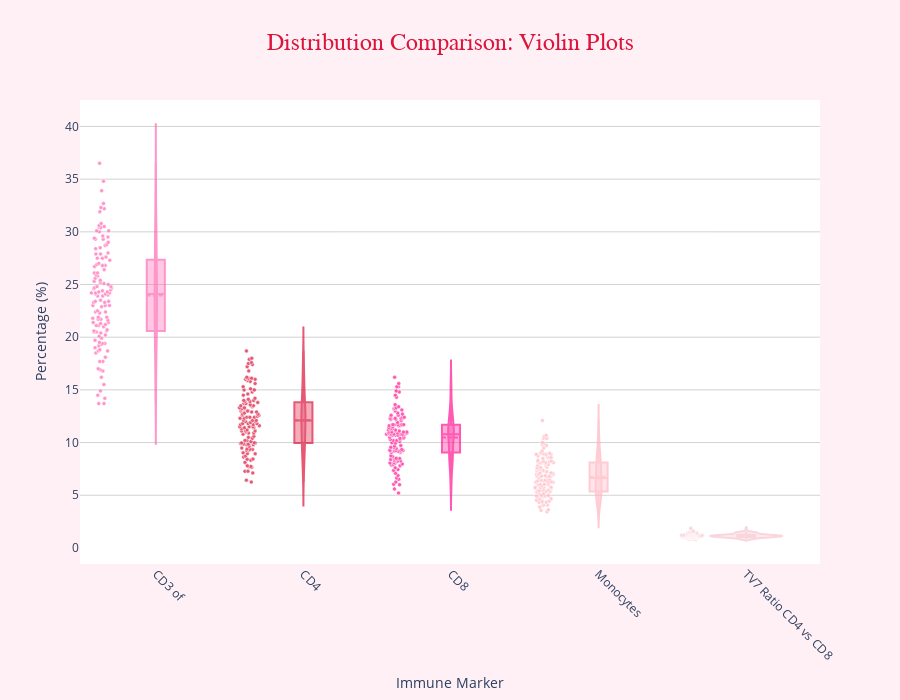

The code cell stored with this chart in its notebook:
### Code cell
import pandas as pd
import plotly.express as px


filename = r"C:\Users\latte\OneDrive\Desktop\Radiation Cognition Spaceflight\Data\Raw\LSDS-122_Flow_Cytometry_Krukowski2021_Blood_Flow_TRANSFORMED.csv"

df = pd.read_csv(filename)


for col in df.columns:
    if col != 'Sample Name':
        df[col] = pd.to_numeric(df[col], errors='coerce')

violin_data = []
markers_for_violin = ['TV7_Per_CD3_of_45', 'TV7_Per_CD4_45', 'TV7_Per_CD8_45', 
                      'TV7_Per_Monocytes_45', 'TV7_Ratio_CD4_vs_CD8']

for col in markers_for_violin:
    for val in df[col].dropna():
        violin_data.append({
            'Marker': col.replace('TV7_Per_', '').replace('_45', '').replace('_of_', ' of ').replace('_', ' '),
            'Percentage': val
        })

violin_df = pd.DataFrame(violin_data)

fig = px.violin(
    violin_df,
    y='Percentage',
    x='Marker',
    box=True,
    points='all',
    color='Marker',
    color_discrete_sequence=['#FF69B4', '#DC143C', '#FF1493', '#FFB6C1', '#f7c6d0'],
    title='Distribution Comparison: Violin Plots with Individual Data Points'
)

fig.update_traces(
    meanline_visible=True,
    opacity=0.7,
    marker=dict(size=4, line=dict(width=0.5, color='white'))
)

fig.update_layout(
    title={'text': 'Distribution Comparison: Violin Plots',
           'font': {'size': 24, 'color': '#DC143C', 'family': 'Arial Black'},
           'x': 0.5, 'xanchor': 'center'},
    xaxis_title='Immune Marker',
    yaxis_title='Percentage (%)',
    height=700,
    paper_bgcolor='#FFF0F5',
    plot_bgcolor='white',
    showlegend=False,
    hovermode='closest'
)

fig.update_xaxes(tickangle=45, showgrid=False)
fig.update_yaxes(showgrid=True, gridcolor='lightgray')

fig.show()

### Figure 1 — Plotly figure (JSON) as saved in the notebook; plotly's stock layout.template omitted (floating-point values rounded to 4 significant figures)
{"data": [{"alignmentgroup": "True", "box": {"visible": true}, "hovertemplate": "Marker=%{x}<br>Percentage=%{y}<extra></extra>", "legendgroup": "CD3 of", "marker": {"color": "#FF69B4", "line": {"color": "white", "width": 0.5}, "size": 4}, "meanline": {"visible": true}, "name": "CD3 of", "offsetgroup": "CD3 of", "opacity": 0.7, "orientation": "v", "points": "all", "scalegroup": "True", "showlegend": true, "type": "violin", "x": ["CD3 of", "CD3 of", "CD3 of", "CD3 of", "CD3 of", "CD3 of", "CD3 of", "CD3 of", "CD3 of", "CD3 of", "CD3 of", "CD3 of", "CD3 of", "CD3 of", "CD3 of", "CD3 of", "CD3 of", "CD3 of", "CD3 of", "CD3 of", "CD3 of", "CD3 of", "CD3 of", "CD3 of", "CD3 of", "CD3 of", "CD3 of", "CD3 of", "CD3 of", "CD3 of", "CD3 of", "CD3 of", "CD3 of", "CD3 of", "CD3 of", "CD3 of", "CD3 of", "CD3 of", "CD3 of", "CD3 of", "CD3 of", "CD3 of", "CD3 of", "CD3 of", "CD3 of", "CD3 of", "CD3 of", "CD3 of", "CD3 of", "CD3 of", "CD3 of", "CD3 of", "CD3 of", "CD3 of", "CD3 of", "CD3 of", "CD3 of", "CD3 of", "CD3 of", "CD3 of", "CD3 of", "CD3 of", "CD3 of", "CD3 of", "CD3 of", "CD3 of", "CD3 of", "CD3 of", "CD3 of", "CD3 of", "CD3 of", "CD3 of", "CD3 of", "CD3 of", "CD3 of", "CD3 of", "CD3 of", "CD3 of", "CD3 of", "CD3 of", "CD3 of", "CD3 of", "CD3 of", "CD3 of", "CD3 of", "CD3 of", "CD3 of", "CD3 of", "CD3 of", "CD3 of", "CD3 of", "CD3 of", "CD3 of", "CD3 of", "CD3 of", "CD3 of", "CD3 of", "CD3 of", "CD3 of", "CD3 of", "CD3 of", "CD3 of", "CD3 of", "CD3 of", "CD3 of", "CD3 of", "CD3 of", "CD3 of", "CD3 of", "CD3 of", "CD3 of", "CD3 of", "CD3 of", "CD3 of", "CD3 of", "CD3 of", "CD3 of", "CD3 of", "CD3 of", "CD3 of", "CD3 of", "CD3 of", "CD3 of", "CD3 of", "CD3 of"], "x0": " ", "xaxis": "x", "y": [25.8, 21.4, 32.7, 29.3, 20.6, 30.1, 24.2, 30.4, 20.5, 20.7, 23.0, 27.5, 33.9, 24.3, 20.4, 28.7, 25.9, 26.8, 14.2, 36.5, 27.6, 22.9, 24.5, 17.0, 23.5, 22.4, 34.8, 26.7, 30.8, 23.4, 26.4, 13.7, 27.5, 18.5, 24.3, 26.1, 20.1, 21.7, 27.9, 30.4, 24.8, 21.1, 31.9, 28.4, 19.0, 23.0, 28.0, 29.6, 24.6, 21.7, 29.4, 19.7, 29.0, 25.1, 29.5, 22.4, 25.4, 23.3, 26.8, 19.5, 21.4, 21.9, 19.3, 20.2, 30.5, 24.2, 16.2, 24.1, 18.7, 15.5, 25.2, 23.9, 25.0, 22.5, 19.9, 23.4, 23.3, 26.1, 14.9, 16.8, 21.0, 19.4, 21.3, 24.0, 18.7, 21.1, 25.3, 26.9, 26.8, 24.4, 21.9, 23.0, 32.2, 32.3, 28.5, 17.7, 27.3, 17.7, 24.2, 30.1, 18.1, 24.1, 23.9, 24.7, 25.6, 21.8, 24.8, 22.3, 20.5, 28.8, 27.9, 30.6, 24.7, 27.0, 30.0, 19.4, 21.2, 14.5, 20.6, 13.7, 16.9, 29.3, 19.2, 21.6, 18.8], "y0": " ", "yaxis": "y"}, {"alignmentgroup": "True", "box": {"visible": true}, "hovertemplate": "Marker=%{x}<br>Percentage=%{y}<extra></extra>", "legendgroup": "CD4", "marker": {"color": "#DC143C", "line": {"color": "white", "width": 0.5}, "size": 4}, "meanline": {"visible": true}, "name": "CD4", "offsetgroup": "CD4", "opacity": 0.7, "orientation": "v", "points": "all", "scalegroup": "True", "showlegend": true, "type": "violin", "x": ["CD4", "CD4", "CD4", "CD4", "CD4", "CD4", "CD4", "CD4", "CD4", "CD4", "CD4", "CD4", "CD4", "CD4", "CD4", "CD4", "CD4", "CD4", "CD4", "CD4", "CD4", "CD4", "CD4", "CD4", "CD4", "CD4", "CD4", "CD4", "CD4", "CD4", "CD4", "CD4", "CD4", "CD4", "CD4", "CD4", "CD4", "CD4", "CD4", "CD4", "CD4", "CD4", "CD4", "CD4", "CD4", "CD4", "CD4", "CD4", "CD4", "CD4", "CD4", "CD4", "CD4", "CD4", "CD4", "CD4", "CD4", "CD4", "CD4", "CD4", "CD4", "CD4", "CD4", "CD4", "CD4", "CD4", "CD4", "CD4", "CD4", "CD4", "CD4", "CD4", "CD4", "CD4", "CD4", "CD4", "CD4", "CD4", "CD4", "CD4", "CD4", "CD4", "CD4", "CD4", "CD4", "CD4", "CD4", "CD4", "CD4", "CD4", "CD4", "CD4", "CD4", "CD4", "CD4", "CD4", "CD4", "CD4", "CD4", "CD4", "CD4", "CD4", "CD4", "CD4", "CD4", "CD4", "CD4", "CD4", "CD4", "CD4", "CD4", "CD4", "CD4", "CD4", "CD4", "CD4", "CD4", "CD4", "CD4", "CD4", "CD4", "CD4", "CD4", "CD4", "CD4"], "x0": " ", "xaxis": "x", "y": [12.1, 10.8, 15.0, 13.7, 9.25, 15.8, 11.6, 16.8, 8.33, 8.73, 11.0, 12.8, 17.5, 12.1, 8.42, 13.5, 12.9, 13.6, 6.43, 18.7, 13.5, 10.4, 12.5, 7.79, 11.3, 10.1, 17.9, 15.3, 16.1, 11.5, 12.6, 6.25, 13.3, 7.71, 11.8, 13.8, 9.92, 9.98, 14.0, 14.5, 13.0, 11.1, 18.0, 16.0, 9.29, 9.8, 15.1, 14.1, 12.6, 10.6, 15.6, 9.37, 15.9, 13.9, 17.2, 11.8, 13.0, 13.3, 14.2, 9.96, 10.9, 11.7, 9.64, 10.2, 17.6, 13.7, 8.62, 12.7, 9.96, 7.28, 13.2, 12.0, 14.0, 11.5, 9.8, 11.7, 10.9, 12.9, 7.27, 7.65, 11.1, 9.35, 10.2, 11.4, 8.96, 12.0, 13.4, 13.9, 15.0, 13.5, 12.4, 13.0, 16.2, 16.0, 15.0, 8.12, 13.2, 8.93, 11.9, 17.4, 9.38, 12.1, 11.4, 12.7, 12.4, 9.48, 12.3, 11.5, 9.03, 14.8, 14.6, 16.1, 12.4, 13.1, 16.1, 9.86, 10.5, 7.74, 11.8, 7.12, 8.43, 12.3, 9.84, 11.2, 11.1], "y0": " ", "yaxis": "y"}, {"alignmentgroup": "True", "box": {"visible": true}, "hovertemplate": "Marker=%{x}<br>Percentage=%{y}<extra></extra>", "legendgroup": "CD8", "marker": {"color": "#FF1493", "line": {"color": "white", "width": 0.5}, "size": 4}, "meanline": {"visible": true}, "name": "CD8", "offsetgroup": "CD8", "opacity": 0.7, "orientation": "v", "points": "all", "scalegroup": "True", "showlegend": true, "type": "violin", "x": ["CD8", "CD8", "CD8", "CD8", "CD8", "CD8", "CD8", "CD8", "CD8", "CD8", "CD8", "CD8", "CD8", "CD8", "CD8", "CD8", "CD8", "CD8", "CD8", "CD8", "CD8", "CD8", "CD8", "CD8", "CD8", "CD8", "CD8", "CD8", "CD8", "CD8", "CD8", "CD8", "CD8", "CD8", "CD8", "CD8", "CD8", "CD8", "CD8", "CD8", "CD8", "CD8", "CD8", "CD8", "CD8", "CD8", "CD8", "CD8", "CD8", "CD8", "CD8", "CD8", "CD8", "CD8", "CD8", "CD8", "CD8", "CD8", "CD8", "CD8", "CD8", "CD8", "CD8", "CD8", "CD8", "CD8", "CD8", "CD8", "CD8", "CD8", "CD8", "CD8", "CD8", "CD8", "CD8", "CD8", "CD8", "CD8", "CD8", "CD8", "CD8", "CD8", "CD8", "CD8", "CD8", "CD8", "CD8", "CD8", "CD8", "CD8", "CD8", "CD8", "CD8", "CD8", "CD8", "CD8", "CD8", "CD8", "CD8", "CD8", "CD8", "CD8", "CD8", "CD8", "CD8", "CD8", "CD8", "CD8", "CD8", "CD8", "CD8", "CD8", "CD8", "CD8", "CD8", "CD8", "CD8", "CD8", "CD8", "CD8", "CD8", "CD8", "CD8", "CD8", "CD8"], "x0": " ", "xaxis": "x", "y": [11.9, 9.21, 15.6, 13.6, 9.66, 12.7, 10.8, 12.3, 10.3, 10.4, 10.8, 13.0, 14.5, 11.0, 10.3, 13.2, 11.7, 11.6, 5.21, 16.2, 12.8, 10.8, 10.8, 8.24, 11.2, 11.1, 15.3, 8.24, 13.3, 10.7, 12.6, 6.52, 13.2, 9.43, 11.7, 11.1, 8.19, 10.4, 12.2, 14.8, 9.06, 7.61, 12.6, 11.6, 8.43, 11.7, 11.2, 14.3, 10.5, 10.1, 12.4, 8.51, 12.2, 9.98, 11.4, 7.97, 11.3, 9.22, 11.7, 8.49, 9.55, 9.17, 8.74, 7.93, 11.7, 9.72, 5.59, 10.8, 7.87, 6.64, 11.3, 10.9, 9.94, 10.2, 9.34, 10.7, 10.7, 11.7, 6.25, 8.06, 9.11, 9.25, 9.05, 10.9, 8.67, 8.08, 11.0, 10.8, 11.0, 10.2, 8.4, 9.25, 14.9, 15.3, 12.3, 7.08, 12.5, 7.79, 10.9, 11.6, 7.36, 10.5, 11.5, 10.7, 12.1, 10.9, 11.0, 9.52, 10.8, 13.1, 12.3, 13.4, 11.3, 12.3, 12.4, 8.42, 9.26, 6.0, 8.01, 6.04, 7.44, 10.7, 8.29, 9.22, 6.87], "y0": " ", "yaxis": "y"}, {"alignmentgroup": "True", "box": {"visible": true}, "hovertemplate": "Marker=%{x}<br>Percentage=%{y}<extra></extra>", "legendgroup": "Monocytes", "marker": {"color": "#FFB6C1", "line": {"color": "white", "width": 0.5}, "size": 4}, "meanline": {"visible": true}, "name": "Monocytes", "offsetgroup": "Monocytes", "opacity": 0.7, "orientation": "v", "points": "all", "scalegroup": "True", "showlegend": true, "type": "violin", "x": ["Monocytes", "Monocytes", "Monocytes", "Monocytes", "Monocytes", "Monocytes", "Monocytes", "Monocytes", "Monocytes", "Monocytes", "Monocytes", "Monocytes", "Monocytes", "Monocytes", "Monocytes", "Monocytes", "Monocytes", "Monocytes", "Monocytes", "Monocytes", "Monocytes", "Monocytes", "Monocytes", "Monocytes", "Monocytes", "Monocytes", "Monocytes", "Monocytes", "Monocytes", "Monocytes", "Monocytes", "Monocytes", "Monocytes", "Monocytes", "Monocytes", "Monocytes", "Monocytes", "Monocytes", "Monocytes", "Monocytes", "Monocytes", "Monocytes", "Monocytes", "Monocytes", "Monocytes", "Monocytes", "Monocytes", "Monocytes", "Monocytes", "Monocytes", "Monocytes", "Monocytes", "Monocytes", "Monocytes", "Monocytes", "Monocytes", "Monocytes", "Monocytes", "Monocytes", "Monocytes", "Monocytes", "Monocytes", "Monocytes", "Monocytes", "Monocytes", "Monocytes", "Monocytes", "Monocytes", "Monocytes", "Monocytes", "Monocytes", "Monocytes", "Monocytes", "Monocytes", "Monocytes", "Monocytes", "Monocytes", "Monocytes", "Monocytes", "Monocytes", "Monocytes", "Monocytes", "Monocytes", "Monocytes", "Monocytes", "Monocytes", "Monocytes", "Monocytes", "Monocytes", "Monocytes", "Monocytes", "Monocytes", "Monocytes", "Monocytes", "Monocytes", "Monocytes", "Monocytes", "Monocytes", "Monocytes", "Monocytes", "Monocytes", "Monocytes", "Monocytes", "Monocytes", "Monocytes", "Monocytes", "Monocytes", "Monocytes", "Monocytes", "Monocytes", "Monocytes", "Monocytes", "Monocytes", "Monocytes", "Monocytes", "Monocytes", "Monocytes", "Monocytes", "Monocytes", "Monocytes", "Monocytes", "Monocytes", "Monocytes", "Monocytes", "Monocytes"], "x0": " ", "xaxis": "x", "y": [10.4, 7.52, 7.32, 7.43, 8.22, 8.9, 7.11, 10.4, 9.91, 10.7, 6.23, 4.97, 6.98, 7.09, 10.0, 8.49, 5.45, 4.93, 8.59, 7.01, 6.04, 8.61, 6.43, 5.44, 4.34, 5.52, 6.76, 10.4, 6.8, 5.73, 4.44, 8.01, 4.42, 9.8, 5.72, 6.63, 7.65, 4.83, 5.98, 7.0, 9.73, 4.98, 7.84, 5.89, 5.39, 8.58, 6.02, 8.04, 6.22, 6.27, 8.9, 6.8, 4.83, 4.53, 5.36, 7.22, 5.3, 6.37, 6.27, 8.83, 6.06, 4.28, 8.25, 5.99, 7.49, 5.73, 6.86, 5.67, 4.13, 3.57, 5.73, 5.36, 4.07, 4.92, 4.81, 4.32, 7.38, 10.6, 8.88, 7.32, 4.94, 4.98, 9.03, 3.88, 4.03, 5.19, 5.77, 8.31, 5.72, 8.2, 7.61, 7.63, 8.98, 6.5, 8.07, 8.1, 7.0, 7.12, 6.37, 4.68, 9.49, 9.2, 8.93, 6.81, 6.82, 4.85, 5.31, 5.5, 5.62, 4.36, 3.62, 4.92, 4.65, 6.44, 3.44, 6.78, 7.92, 8.73, 12.1, 8.17, 6.26, 7.85, 8.1, 8.11, 5.16], "y0": " ", "yaxis": "y"}, {"alignmentgroup": "True", "box": {"visible": true}, "hovertemplate": "Marker=%{x}<br>Percentage=%{y}<extra></extra>", "legendgroup": "TV7 Ratio CD4 vs CD8", "marker": {"color": "#f7c6d0", "line": {"color": "white", "width": 0.5}, "size": 4}, "meanline": {"visible": true}, "name": "TV7 Ratio CD4 vs CD8", "offsetgroup": "TV7 Ratio CD4 vs CD8", "opacity": 0.7, "orientation": "v", "points": "all", "scalegroup": "True", "showlegend": true, "type": "violin", "x": ["TV7 Ratio CD4 vs CD8", "TV7 Ratio CD4 vs CD8", "TV7 Ratio CD4 vs CD8", "TV7 Ratio CD4 vs CD8", "TV7 Ratio CD4 vs CD8", "TV7 Ratio CD4 vs CD8", "TV7 Ratio CD4 vs CD8", "TV7 Ratio CD4 vs CD8", "TV7 Ratio CD4 vs CD8", "TV7 Ratio CD4 vs CD8", "TV7 Ratio CD4 vs CD8", "TV7 Ratio CD4 vs CD8", "TV7 Ratio CD4 vs CD8", "TV7 Ratio CD4 vs CD8", "TV7 Ratio CD4 vs CD8", "TV7 Ratio CD4 vs CD8", "TV7 Ratio CD4 vs CD8", "TV7 Ratio CD4 vs CD8", "TV7 Ratio CD4 vs CD8", "TV7 Ratio CD4 vs CD8", "TV7 Ratio CD4 vs CD8", "TV7 Ratio CD4 vs CD8", "TV7 Ratio CD4 vs CD8", "TV7 Ratio CD4 vs CD8", "TV7 Ratio CD4 vs CD8", "TV7 Ratio CD4 vs CD8", "TV7 Ratio CD4 vs CD8", "TV7 Ratio CD4 vs CD8", "TV7 Ratio CD4 vs CD8", "TV7 Ratio CD4 vs CD8", "TV7 Ratio CD4 vs CD8", "TV7 Ratio CD4 vs CD8", "TV7 Ratio CD4 vs CD8", "TV7 Ratio CD4 vs CD8", "TV7 Ratio CD4 vs CD8", "TV7 Ratio CD4 vs CD8", "TV7 Ratio CD4 vs CD8", "TV7 Ratio CD4 vs CD8", "TV7 Ratio CD4 vs CD8", "TV7 Ratio CD4 vs CD8", "TV7 Ratio CD4 vs CD8", "TV7 Ratio CD4 vs CD8", "TV7 Ratio CD4 vs CD8", "TV7 Ratio CD4 vs CD8", "TV7 Ratio CD4 vs CD8", "TV7 Ratio CD4 vs CD8", "TV7 Ratio CD4 vs CD8", "TV7 Ratio CD4 vs CD8", "TV7 Ratio CD4 vs CD8", "TV7 Ratio CD4 vs CD8", "TV7 Ratio CD4 vs CD8", "TV7 Ratio CD4 vs CD8", "TV7 Ratio CD4 vs CD8", "TV7 Ratio CD4 vs CD8", "TV7 Ratio CD4 vs CD8", "TV7 Ratio CD4 vs CD8", "TV7 Ratio CD4 vs CD8", "TV7 Ratio CD4 vs CD8", "TV7 Ratio CD4 vs CD8", "TV7 Ratio CD4 vs CD8", "TV7 Ratio CD4 vs CD8", "TV7 Ratio CD4 vs CD8", "TV7 Ratio CD4 vs CD8", "TV7 Ratio CD4 vs CD8", "TV7 Ratio CD4 vs CD8", "TV7 Ratio CD4 vs CD8", "TV7 Ratio CD4 vs CD8", "TV7 Ratio CD4 vs CD8", "TV7 Ratio CD4 vs CD8", "TV7 Ratio CD4 vs CD8", "TV7 Ratio CD4 vs CD8", "TV7 Ratio CD4 vs CD8", "TV7 Ratio CD4 vs CD8", "TV7 Ratio CD4 vs CD8", "TV7 Ratio CD4 vs CD8", "TV7 Ratio CD4 vs CD8", "TV7 Ratio CD4 vs CD8", "TV7 Ratio CD4 vs CD8", "TV7 Ratio CD4 vs CD8", "TV7 Ratio CD4 vs CD8", "TV7 Ratio CD4 vs CD8", "TV7 Ratio CD4 vs CD8", "TV7 Ratio CD4 vs CD8", "TV7 Ratio CD4 vs CD8", "TV7 Ratio CD4 vs CD8", "TV7 Ratio CD4 vs CD8", "TV7 Ratio CD4 vs CD8", "TV7 Ratio CD4 vs CD8", "TV7 Ratio CD4 vs CD8", "TV7 Ratio CD4 vs CD8", "TV7 Ratio CD4 vs CD8", "TV7 Ratio CD4 vs CD8", "TV7 Ratio CD4 vs CD8", "TV7 Ratio CD4 vs CD8", "TV7 Ratio CD4 vs CD8", "TV7 Ratio CD4 vs CD8", "TV7 Ratio CD4 vs CD8", "TV7 Ratio CD4 vs CD8", "TV7 Ratio CD4 vs CD8", "TV7 Ratio CD4 vs CD8", "TV7 Ratio CD4 vs CD8", "TV7 Ratio CD4 vs CD8", "TV7 Ratio CD4 vs CD8", "TV7 Ratio CD4 vs CD8", "TV7 Ratio CD4 vs CD8", "TV7 Ratio CD4 vs CD8", "TV7 Ratio CD4 vs CD8", "TV7 Ratio CD4 vs CD8", "TV7 Ratio CD4 vs CD8", "TV7 Ratio CD4 vs CD8", "TV7 Ratio CD4 vs CD8", "TV7 Ratio CD4 vs CD8", "TV7 Ratio CD4 vs CD8", "TV7 Ratio CD4 vs CD8", "TV7 Ratio CD4 vs CD8", "TV7 Ratio CD4 vs CD8", "TV7 Ratio CD4 vs CD8", "TV7 Ratio CD4 vs CD8", "TV7 Ratio CD4 vs CD8", "TV7 Ratio CD4 vs CD8", "TV7 Ratio CD4 vs CD8", "TV7 Ratio CD4 vs CD8", "TV7 Ratio CD4 vs CD8", "TV7 Ratio CD4 vs CD8", "TV7 Ratio CD4 vs CD8"], "x0": " ", "xaxis": "x", "y": [1.02, 1.169, 0.9632, 1.013, 0.958, 1.243, 1.075, 1.372, 0.8107, 0.8392, 1.019, 0.9876, 1.207, 1.1, 0.8206, 1.023, 1.104, 1.173, 1.234, 1.15, 1.05, 0.9643, 1.16, 0.9459, 1.004, 0.9041, 1.168, 1.86, 1.215, 1.074, 1.004, 0.9592, 1.006, 0.8172, 1.005, 1.244, 1.212, 0.9563, 1.14, 0.9843, 1.439, 1.465, 1.422, 1.378, 1.103, 0.8381, 1.345, 0.9874, 1.194, 1.054, 1.259, 1.102, 1.308, 1.395, 1.503, 1.483, 1.153, 1.439, 1.216, 1.172, 1.138, 1.275, 1.103, 1.28, 1.501, 1.41, 1.542, 1.178, 1.266, 1.097, 1.166, 1.107, 1.408, 1.134, 1.049, 1.089, 1.018, 1.104, 1.164, 0.9491, 1.216, 1.011, 1.13, 1.04, 1.033, 1.485, 1.219, 1.287, 1.364, 1.314, 1.477, 1.403, 1.089, 1.049, 1.216, 1.147, 1.049, 1.147, 1.097, 1.501, 1.275, 1.158, 0.9929, 1.185, 1.02, 0.8673, 1.119, 1.211, 0.8386, 1.123, 1.189, 1.203, 1.103, 1.066, 1.292, 1.172, 1.134, 1.29, 1.473, 1.179, 1.133, 1.15, 1.187, 1.215, 1.616], "y0": " ", "yaxis": "y"}], "layout": {"height": 700, "hovermode": "closest", "legend": {"title": {"text": "Marker"}, "tracegroupgap": 0}, "paper_bgcolor": "#FFF0F5", "plot_bgcolor": "white", "showlegend": false, "title": {"font": {"color": "#DC143C", "family": "Arial Black", "size": 24}, "text": "Distribution Comparison: Violin Plots", "x": 0.5, "xanchor": "center"}, "violinmode": "overlay", "xaxis": {"anchor": "y", "categoryarray": ["CD3 of", "CD4", "CD8", "Monocytes", "TV7 Ratio CD4 vs CD8"], "categoryorder": "array", "domain": [0, 1], "showgrid": false, "tickangle": 45, "title": {"text": "Immune Marker"}}, "yaxis": {"anchor": "x", "domain": [0, 1], "gridcolor": "lightgray", "showgrid": true, "title": {"text": "Percentage (%)"}}}}
